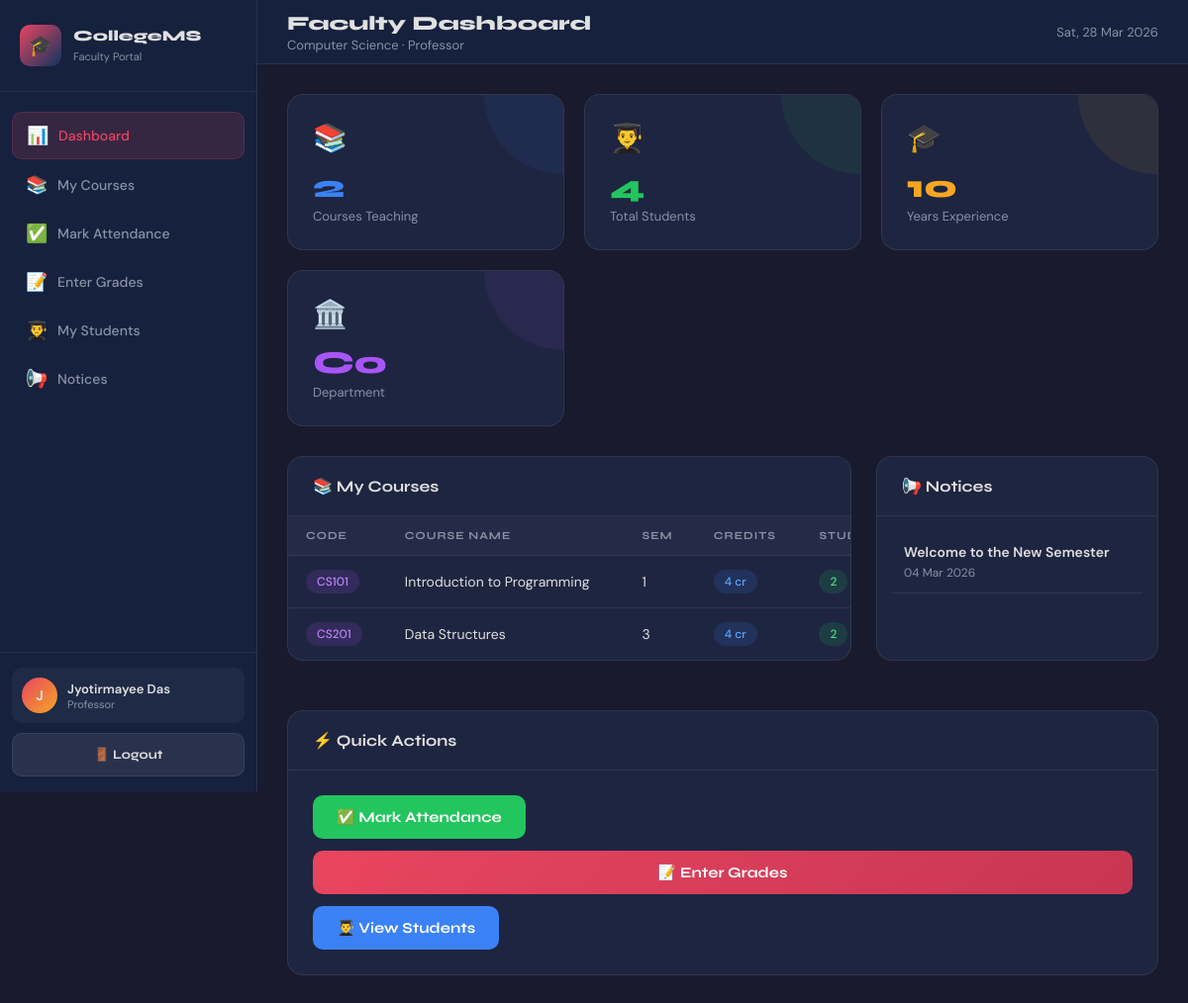
The page /faculty/dashboard.php (signed in) on the database its author committed.
### tables this page shows
CREATE TABLE faculty (
  id INT AUTO_INCREMENT PRIMARY KEY,
  user_id INT NULL,
  faculty_id VARCHAR(20) NOT NULL UNIQUE,
  name VARCHAR(100) NOT NULL,
  email VARCHAR(100) NOT NULL UNIQUE,
  phone VARCHAR(20),
  department_id INT NULL,
  designation VARCHAR(100),
  qualification VARCHAR(150),
  experience INT NOT NULL DEFAULT 0,
  status ENUM('Active','Inactive') NOT NULL DEFAULT 'Active',
  created_at TIMESTAMP DEFAULT CURRENT_TIMESTAMP,
  CONSTRAINT fk_faculty_user FOREIGN KEY (user_id) REFERENCES users(id) ON DELETE SET NULL,
  CONSTRAINT fk_faculty_dept FOREIGN KEY (department_id) REFERENCES departments(id) ON DELETE SET NULL,
  INDEX idx_faculty_dept (department_id),
  INDEX idx_faculty_status (status)
);

CREATE TABLE departments (
  id INT AUTO_INCREMENT PRIMARY KEY,
  name VARCHAR(100) NOT NULL UNIQUE,
  code VARCHAR(20) NOT NULL UNIQUE,
  head_name VARCHAR(100),
  created_at TIMESTAMP DEFAULT CURRENT_TIMESTAMP
);

CREATE TABLE courses (
  id INT AUTO_INCREMENT PRIMARY KEY,
  course_code VARCHAR(20) NOT NULL UNIQUE,
  course_name VARCHAR(150) NOT NULL,
  department_id INT NULL,
  faculty_id INT NULL,
  semester INT NOT NULL DEFAULT 1,
  credits INT NOT NULL DEFAULT 3,
  created_at TIMESTAMP DEFAULT CURRENT_TIMESTAMP,
  CONSTRAINT fk_courses_dept FOREIGN KEY (department_id) REFERENCES departments(id) ON DELETE SET NULL,
  CONSTRAINT fk_courses_faculty FOREIGN KEY (faculty_id) REFERENCES faculty(id) ON DELETE SET NULL,
  INDEX idx_courses_dept (department_id),
  INDEX idx_courses_faculty (faculty_id)
);

CREATE TABLE notices (
  id INT AUTO_INCREMENT PRIMARY KEY,
  title VARCHAR(200) NOT NULL,
  content TEXT NOT NULL,
  posted_by INT NULL,
  target_role ENUM('all','student','faculty') NOT NULL DEFAULT 'all',
  created_at TIMESTAMP DEFAULT CURRENT_TIMESTAMP,
  CONSTRAINT fk_notice_user FOREIGN KEY (posted_by) REFERENCES users(id) ON DELETE SET NULL,
  INDEX idx_notice_target (target_role),
  INDEX idx_notice_date (created_at)
);

### includes/auth.php (called while the page is built, shortened)
<?php
function e($value): string {
    return htmlspecialchars((string)$value, ENT_QUOTES, 'UTF-8');
}
?>

### faculty/dashboard.php (the view, shortened to what this page needs)
<?php
require_once '../includes/db.php';
require_once '../includes/auth.php';
$user_id = (int)($_SESSION['user_id'] ?? 0);
$stmt = mysqli_prepare($conn, "
    SELECT f.*, d.name as dept_name
    FROM faculty f
    LEFT JOIN departments d ON f.department_id = d.id
    WHERE f.user_id = ?
    LIMIT 1
");
mysqli_stmt_bind_param($stmt, "i", $user_id);
mysqli_stmt_execute($stmt);
$faculty = mysqli_fetch_assoc(mysqli_stmt_get_result($stmt));
$faculty_pk = (int)$faculty['id'];
$stmt = mysqli_prepare($conn, "
    SELECT c.*,
           COUNT(e.id) as enrolled_students
    FROM courses c
    LEFT JOIN enrollments e ON c.id = e.course_id
    WHERE c.faculty_id = ?
    GROUP BY c.id
    ORDER BY c.course_code
");
mysqli_stmt_bind_param($stmt, "i", $faculty_pk);
mysqli_stmt_execute($stmt);
$my_courses = mysqli_stmt_get_result($stmt);
$courses_arr = [];
while ($c = mysqli_fetch_assoc($my_courses)) $courses_arr[] = $c;
$total_students = array_sum(array_map(fn($x) => (int)$x['enrolled_students'], $courses_arr));
$total_courses  = count($courses_arr);
$stmt = mysqli_prepare($conn, "
    SELECT n.title, n.content, n.created_at
    FROM notices n
    WHERE n.target_role IN ('all','faculty')
    ORDER BY n.created_at DESC
    LIMIT 4
");
mysqli_stmt_execute($stmt);
$notices = mysqli_stmt_get_result($stmt);
?>
<!DOCTYPE html>
<html lang="en">
<head>
    <link rel="stylesheet" href="../css/style.css">
</head>
<body>
<div class="dashboard-layout">
    <aside class="sidebar" id="sidebar">
        <div class="sidebar-header">
            <div class="logo-icon">🎓</div>
            <div><h3>CollegeMS</h3><span>Faculty Portal</span></div>
        </div>
        <nav class="sidebar-nav">
            <a href="dashboard.php"  class="nav-link active"><span class="nav-icon">📊</span> Dashboard</a>
            <a href="my_courses.php" class="nav-link"><span class="nav-icon">📚</span> My Courses</a>
            <a href="attendance.php" class="nav-link"><span class="nav-icon">✅</span> Mark Attendance</a>
            <a href="grades.php"     class="nav-link"><span class="nav-icon">📝</span> Enter Grades</a>
            <a href="students.php"   class="nav-link"><span class="nav-icon">👨‍🎓</span> My Students</a>
            <a href="notices.php"    class="nav-link"><span class="nav-icon">📢</span> Notices</a>
        </nav>
        <div class="sidebar-footer">
            <div class="user-info">
                <div class="user-avatar"><?= e(strtoupper(substr($_SESSION['user_name'] ?? 'F', 0, 1))) ?></div>
                <div>
                    <div class="user-name"><?= e($_SESSION['user_name'] ?? 'Faculty') ?></div>
                    <div class="user-role"><?= e($faculty['designation'] ?? 'Faculty') ?></div>
                </div>
            </div>
            <a href="logout.php" class="btn btn-secondary" style="width:100%; font-size:13px;">🚪 Logout</a>
        </div>
    </aside>
    <div class="main-content">
        <header class="topbar">
            <div style="display:flex; align-items:center; gap:15px;">
                <div class="topbar-title">
                    <h1>Faculty Dashboard</h1>
                    <p><?= e($faculty['dept_name'] ?? '') ?> · <?= e($faculty['designation'] ?? '') ?></p>
                </div>
            </div>
            <div class="topbar-right">
                <div style="font-size:13px; color:var(--text-muted)"><?= date('D, d M Y') ?></div>
            </div>
        </header>
        <div class="page-content">
            <div class="stats-grid">
                <div class="stat-card" style="--stat-color:#3b82f6">
                    <div class="stat-icon">📚</div>
                    <div class="stat-value"><?= (int)$total_courses ?></div>
                    <div class="stat-label">Courses Teaching</div>
                </div>
                <div class="stat-card" style="--stat-color:#22c55e">
                    <div class="stat-icon">👨‍🎓</div>
                    <div class="stat-value"><?= (int)$total_students ?></div>
                    <div class="stat-label">Total Students</div>
                </div>
                <div class="stat-card" style="--stat-color:#f5a623">
                    <div class="stat-icon">🎓</div>
                    <div class="stat-value"><?= (int)($faculty['experience'] ?? 0) ?></div>
                    <div class="stat-label">Years Experience</div>
                </div>
                <div class="stat-card" style="--stat-color:#a855f7">
                    <div class="stat-icon">🏛️</div>
                    <div class="stat-value"><?= e(substr($faculty['dept_name'] ?? 'N/A', 0, 2)) ?></div>
                    <div class="stat-label">Department</div>
                </div>
            </div>
            <div style="display:grid; grid-template-columns:2fr 1fr; gap:25px;">
                <div class="card">
                    <div class="card-header"><h3>📚 My Courses</h3></div>
                    <div class="table-responsive">
                        <table>
                            <thead>
                                <tr><th>Code</th><th>Course Name</th><th>Sem</th><th>Credits</th><th>Students</th></tr>
                            </thead>
                            <tbody>
                                <?php foreach ($courses_arr as $c): ?>
                                <tr>
                                    <td><span class="chip chip-purple"><?= e($c['course_code']) ?></span></td>
                                    <td><?= e($c['course_name']) ?></td>
                                    <td><?= (int)$c['semester'] ?></td>
                                    <td><span class="chip chip-info"><?= (int)$c['credits'] ?> cr</span></td>
                                    <td><span class="chip chip-success"><?= (int)$c['enrolled_students'] ?></span></td>
                                </tr>
                                <?php endforeach; ?>
                            </tbody>
                        </table>
                    </div>
                </div>
                <div class="card">
                    <div class="card-header"><h3>📢 Notices</h3></div>
                    <div class="card-body" style="padding:15px;">
                        <?php $hasNotices = false; while ($n = mysqli_fetch_assoc($notices)): $hasNotices = true; ?>
                        <div style="padding:12px; border-bottom:1px solid var(--border);">
                            <div style="font-size:14px; font-weight:600; margin-bottom:4px;"><?= e($n['title']) ?></div>
                            <div style="font-size:12px; color:var(--text-muted)"><?= date('d M Y', strtotime($n['created_at'])) ?></div>
                        </div>
                        <?php endwhile; ?>
                    </div>
                </div>
            </div>
            <div class="card" style="margin-top:25px;">
                <div class="card-header"><h3>⚡ Quick Actions</h3></div>
                <div class="card-body" style="display:flex; gap:12px; flex-wrap:wrap;">
                    <a href="attendance.php" class="btn btn-success">✅ Mark Attendance</a>
                    <a href="grades.php" class="btn btn-primary">📝 Enter Grades</a>
                    <a href="students.php" class="btn btn-info">👨‍🎓 View Students</a>
                </div>
            </div>
        </div>
    </div>
</div>
</body>
</html>

### rows shown on the page
faculty: designation "Professor", department.name "Computer Science", experience "10", department.name "Co"
courses: course_code "CS101", course_name "Introduction to Programming", semester "1", credits "4", enrolled_students "2"
courses: course_code "CS201", course_name "Data Structures", semester "3", credits "4", enrolled_students "2"
notices: title "Welcome to the New Semester", created_at "04 Mar 2026"

### other values the page prints
substr($_SESSION['user_name'] ?? 'F', 0, 1) "J"
$_SESSION['user_name'] "Jyotirmayee Das"
$total_courses "2"
$total_students "4"
